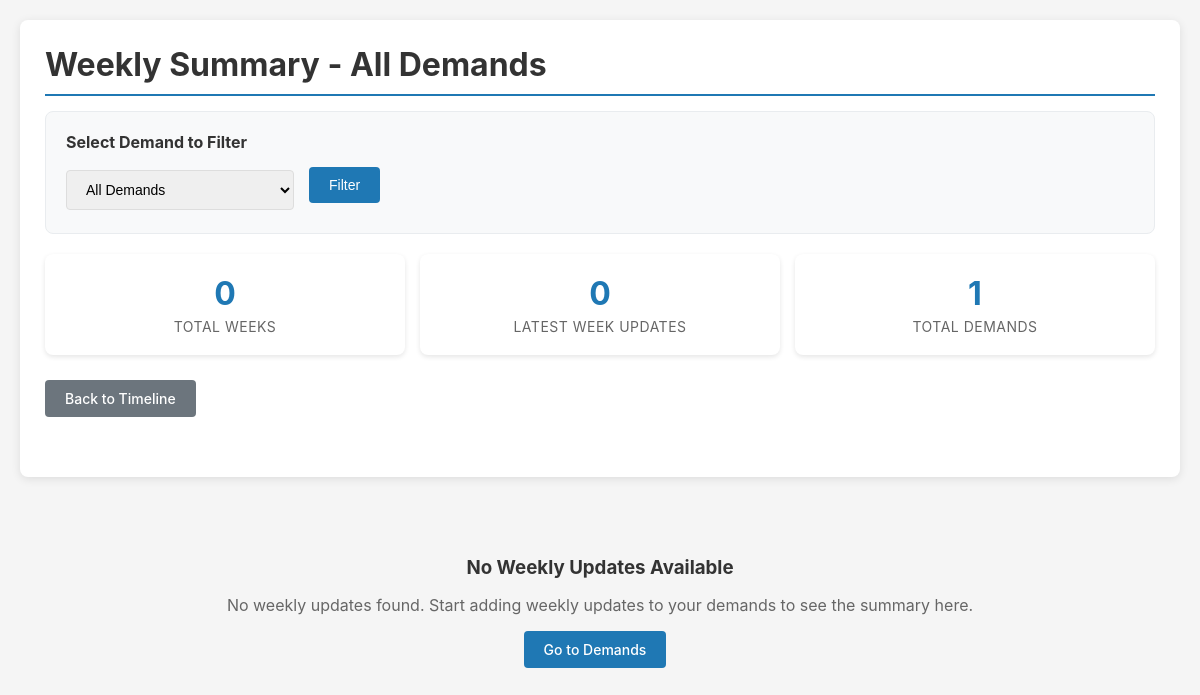
Before: /weekly/summary/ with the older database file.
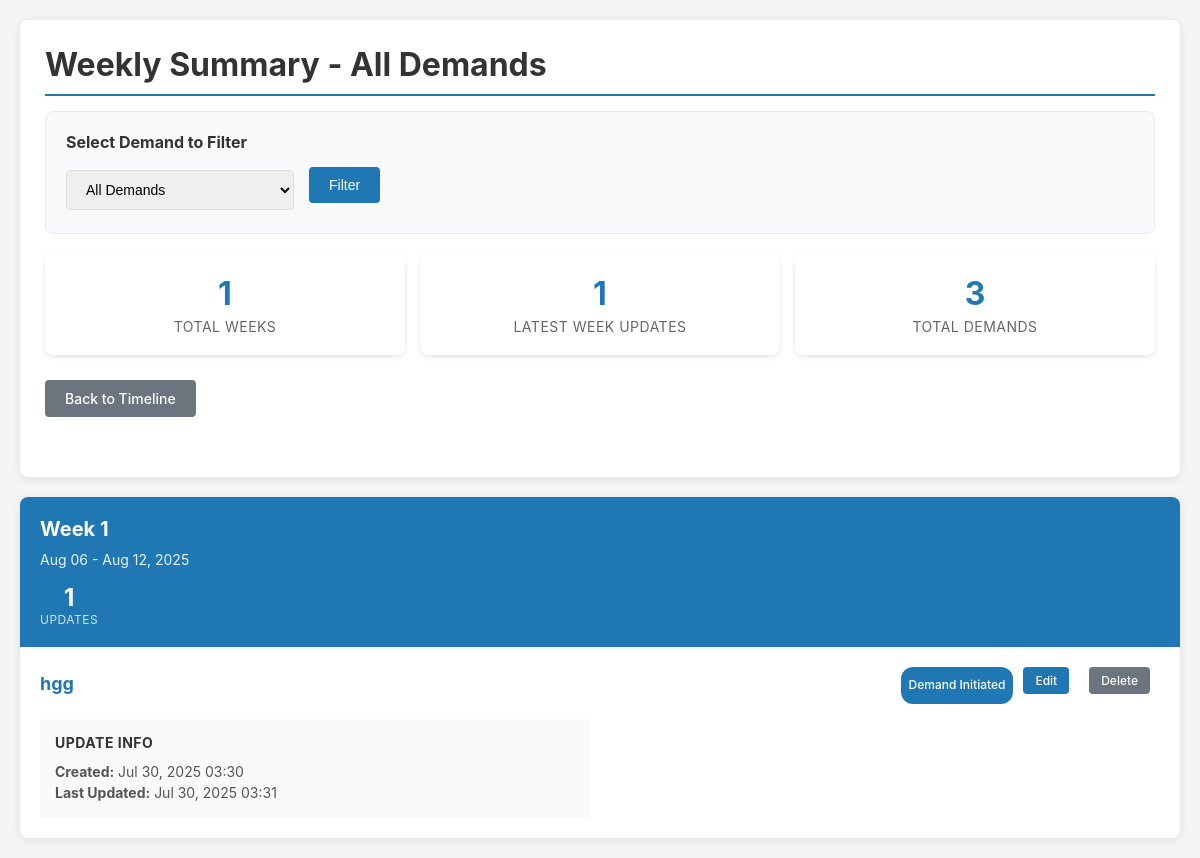
After: the same page with the newer database file.
### trackerapp/models.py (models this page shows, shortened)
class WeeklyUpdate(models.Model):
    demand = models.ForeignKey(Demand, on_delete=models.CASCADE, related_name='weekly_updates')
    week_number = models.IntegerField()
    week_start_date = models.DateField()
    week_end_date = models.DateField()
    current_stage = models.CharField(max_length=50, choices=Stage.choices, null=True, blank=True)
    progress_percentage = models.IntegerField(default=0)
    challenges = models.TextField(blank=True, null=True)
    achievements = models.TextField(blank=True, null=True)
    next_week_plan = models.TextField(blank=True, null=True)
    created_at = models.DateTimeField(auto_now_add=True)
    updated_at = models.DateTimeField(auto_now=True)
    class Meta:
        unique_together = ('demand', 'week_number')
        ordering = ['-week_number']

class Demand(models.Model):
    name = models.CharField(max_length=200)
    created_at = models.DateTimeField(auto_now_add=True)
    demand_ID = models.CharField(max_length=100, null=True, blank=True)
    file_type = models.CharField(max_length=100, null=True, blank=True)
    file_subtype = models.CharField(max_length=100, null=True, blank=True)
    file_detail = models.CharField(max_length=100, null=True, blank=True)
    demand_amount = models.DecimalField(max_digits=15, decimal_places=2, null=True, blank=True)
    io_name = models.CharField(max_length=200, null=True, blank=True)
    start_date = models.DateField(null=True, blank=True)
    duration_months = models.IntegerField(null=True, blank=True)
    weekly_start_date = models.DateField(null=True, blank=True)
    weekly_end_date = models.DateField(null=True, blank=True)
    selected_stages = models.JSONField(default=list, blank=True)  # Store list of selected stage names

### trackerapp/views.py (the view)
# urls.py: path('weekly/summary/', views.weekly_summary, name='weekly_summary'),
def weekly_summary(request):
    all_demands = Demand.objects.all().order_by('name')
    selected_demand_id = request.GET.get('demand_id')
    selected_demand = None
    if selected_demand_id and selected_demand_id != 'all':
        selected_demand = get_object_or_404(Demand, id=selected_demand_id)
        weekly_updates = WeeklyUpdate.objects.filter(demand=selected_demand).order_by('-week_number')
    else:
        weekly_updates = WeeklyUpdate.objects.all().order_by('-week_number')
    weekly_summaries = {}
    for update in weekly_updates:
        week_key = f"Week {update.week_number}"
        if week_key not in weekly_summaries:
            weekly_summaries[week_key] = {
                'week_number': update.week_number,
                'week_start_date': update.week_start_date,
                'week_end_date': update.week_end_date,
                'updates': [],
                'update_count': 0
            }
        weekly_summaries[week_key]['updates'].append({
            'id': update.id,
            'demand_name': update.demand.name,
            'demand_id': update.demand.id,
            'current_stage': update.get_current_stage_display() if update.current_stage else None,
            'challenges': update.challenges,
            'achievements': update.achievements,
            'created_at': update.created_at,
            'updated_at': update.updated_at
        })
        weekly_summaries[week_key]['update_count'] += 1
    weekly_summaries = dict(sorted(weekly_summaries.items(), key=lambda x: x[1]['week_number'], reverse=True))
    return render(request, 'trackerapp/weekly_summary.html', {
        'weekly_summaries': weekly_summaries,
        'all_demands': all_demands,
        'selected_demand': selected_demand,
        'selected_demand_id': selected_demand_id or 'all'
    })

### trackerapp/templates/trackerapp/weekly_summary.html (shortened to what the changed rows need)
<!DOCTYPE html>
<html lang="en">
<head>
</head>
<body>
    <div class="container">
        <div class="header">
            <h1>Weekly Summary - All Demands</h1>
            <div class="summary-stats">
                <div class="stat-card">
                    <div class="stat-number">{{ weekly_summaries|length }}</div>
                    <div class="stat-label">Total Weeks</div>
                </div>
                <div class="stat-card">
                    <div class="stat-number">
                        {% if weekly_summaries %}
                        {% for week_key, week_data in weekly_summaries.items %}
                        {% if forloop.first %}
                        {{ week_data.update_count }}
                        {% endif %}
                        {% endfor %}
                        {% else %}
                        0
                        {% endif %}
                    </div>
                    <div class="stat-label">Latest Week Updates</div>
                </div>
                <div class="stat-card">
                    <div class="stat-number">{{ all_demands.count }}</div>
                    <div class="stat-label">Total Demands</div>
                </div>
            </div>
        </div>
        {% if weekly_summaries %}
        <div class="weekly-updates">
            {% for week_key, week_data in weekly_summaries.items %}
            <div class="week-section">
                <div class="week-header">
                    <div class="week-title">{{ week_key }}</div>
                    <div class="week-dates">
                        {{ week_data.week_start_date|date:"M d" }} - {{ week_data.week_end_date|date:"M d, Y" }}
                    </div>
                    <div class="week-stats">
                        <div class="week-stat">
                            <div class="week-stat-number">{{ week_data.update_count }}</div>
                            <div class="week-stat-label">Updates</div>
                        </div>
                    </div>
                </div>
                {% for update in week_data.updates %}
                <div class="update-card">
                    <div class="update-header">
                        <div class="demand-info">
                            <div class="demand-name">{{ update.demand_name }}</div>
                        </div>
                        <div class="update-actions">
                            {% if update.current_stage %}
                            <span class="stage-badge">{{ update.current_stage }}</span>
                            {% endif %}
                            <a href="{% url 'edit_weekly_update' update_id=update.id %}"
                                class="btn btn-primary btn-small">Edit</a>
                            <a href="javascript:void(0)" class="btn btn-secondary btn-small"
                                onclick="deleteWeeklyUpdate({{ update.id }})">Delete</a>
                        </div>
                    </div>
                    <div class="update-content">
                        <div class="content-section">
                            <h4>Update Info</h4>
                            <p><strong>Created:</strong> {{ update.created_at|date:"M d, Y H:i" }}</p>
                            {% if update.updated_at != update.created_at %}
                            <p><strong>Last Updated:</strong> {{ update.updated_at|date:"M d, Y H:i" }}</p>
                            {% endif %}
                        </div>
                    </div>
                </div>
                {% endfor %}
            </div>
            {% endfor %}
        </div>
        {% else %}
        <div class="no-data">
            <h3>No Weekly Updates Available</h3>
            <p>
                {% if selected_demand %}
                No weekly updates found for {{ selected_demand.name }}.
                {% else %}
                No weekly updates found. Start adding weekly updates to your demands to see the summary here.
                {% endif %}
            </p>
            <a href="{% url 'demand_list' %}" class="btn btn-primary">Go to Demands</a>
        </div>
        {% endif %}
    </div>
</body>
</html>

Changed rows visible on the page:
added WeeklyUpdate: week_start_date "Aug 06", week_end_date "Aug 12, 2025", created_at "Jul 30, 2025 03:30", updated_at "Jul 30, 2025 03:31"
added Demand: demand_name "hgg"
Other visible differences:
{{ weekly_summaries|length }}: "0" → "1"
{{ all_demands.count }}: "1" → "3"
new list line: "1"
new list line: "Week 1 - 1 UPDATES Demand Initiated Edit Delete UPDATE INFO Created: Last Updated:"
text no longer shown: "0 No Weekly Updates Available No weekly updates found. Start adding weekly updates to your demands to see the summary here. Go to Demands"
